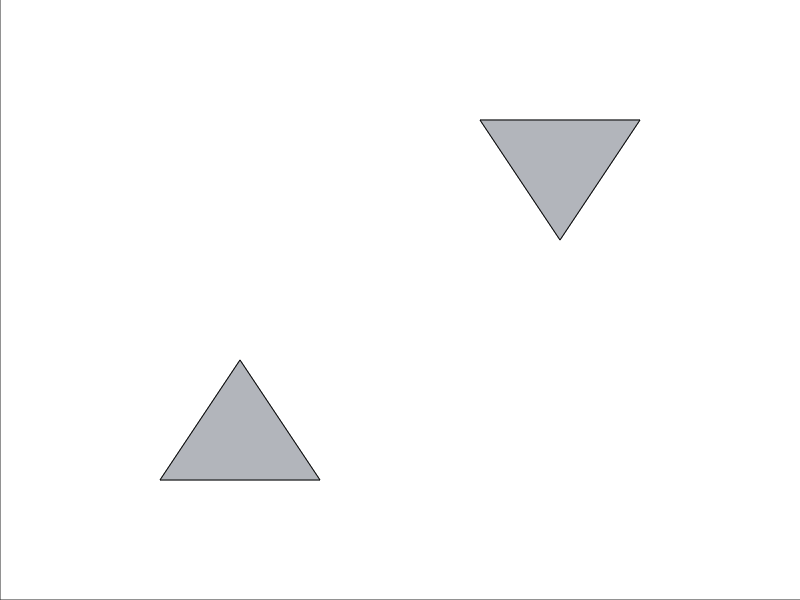

Write the MATLAB code that produced this figure. (Note: this script raises an error after producing the figure.)
%close level selection interface
close all

%establish wall positions
%          x1 y1  x2  y2
walls = [  2   2   4   2; ...
           2   2   3   4; ...
           3   4   4   2; ...
           6   8   8   8; ...
           6   8   7   6; ...
           8   8   7   6];

%define initial velocity, timestep, and coefficient of restitution
coefficient_of_restitution = 1;
timestep = 0.1;
v0 = 1.0;

%set the axis field to 10 x 10
fig = figure('Color', 'white');
axis ([0 10 0 10]);
set(fig, 'Position', [440 378 500 500])
set(gca,'position',[0 0 1 1],'units','normalized')

%turn off the tick labels
set(gca, 'XTick', [])
set(gca, 'YTick', [])

%define grey color
grey = [179, 182, 188] ./ 256;

%plot the walls (indices 1 and 3 are x positions, indices 2 and 4 are y
%positions)
w1 = line(walls(1:3,[1 3])',walls(1:3,[2 4])', 'Color', grey);
w2 = line(walls(4:6,[1 3])',walls(4:6,[2 4])', 'Color', grey);
%patch the inside of the walls to give appearance of solid shape
shape1 = patch([2 3 4 2], [2 4 2 2], grey);
shape2 = patch([6 7 8 6], [8 6 8 8], grey);

%select position and launch angle of ball
[x0, y0, launchX, launchY, b_init, arrow] = userSelect([2 3 4 2 NaN...
    6 7 8 6], [2 4 2 2 NaN 8 6 8 8]);

%use keyboard commands to reselect current position/angle or to launch ball
%force entry into loops
key = 0;
while key~=1
    waitforbuttonpress
    key=get(fig,'CurrentCharacter');
    if key == 'r'
        %remove the current arrow and ball
        delete(b_init)
        delete(arrow)
        %reset position and angle of ball
        [x0, y0, launchX, launchY, b_init, arrow] = userSelect([2 3 4 2 ...
            NaN 6 7 8 6], [2 4 2 2 NaN 8 6 8 8]);
        %break out of the loop
        key = 0;
    elseif key == 32
        %remove the arrow from the plot
        delete(arrow)
        
        %determine components of velocity 
        [vx, vy] = calculateVelocity(v0, x0, y0, launchX, launchY);
        
        %plot initial ball image
        [ballState, oldBallState, trail] = initialPlot(x0, y0, vx, vy);
        
        %while the ball is within the bounds of the screen
        while ballState(1) < 10 && ballState(1) > 0 && ballState(2) < 10 ...
                && ballState(2) > 0
            
            %update the plot and the ball states
            [ballState, oldBallState, wallCollide] = updatePlot(ballState, oldBallState,...
            b_init, trail, timestep, walls, coefficient_of_restitution);
            
            %if the ball collides with the shape (meaning the velocity has
            %changed)
            if ballState(end, 3) ~= oldBallState(end-1, 3) || ballState(end, 4)...
                    ~= oldBallState(end-1, 4)
                %if the ball collided with the first shape
                if (wallCollide(2) == 2 || wallCollide(2) == 4)
                %make the first shape and corresponding walls disappear
                    delete(w1)
                    delete(shape1)
                    walls(1:3, :) = NaN(3,4);
                elseif (wallCollide(2) == 6 || wallCollide(2) == 8)
                %make the second shape and corresponding walls disappear
                    delete(w2)
                    delete(shape2)
                    walls(4:6, :) = NaN(3,4);
                end
            end
            %pause to produce animation
            pause (0.01);
        end
        %break out of the loop
        key = 1;
    else
        key = 0;
    end
end

%check if level has been won
%if so, display winner screen
WinnerScreen([shape1, shape2], ballState(1), ballState(2), 'Level6.m')